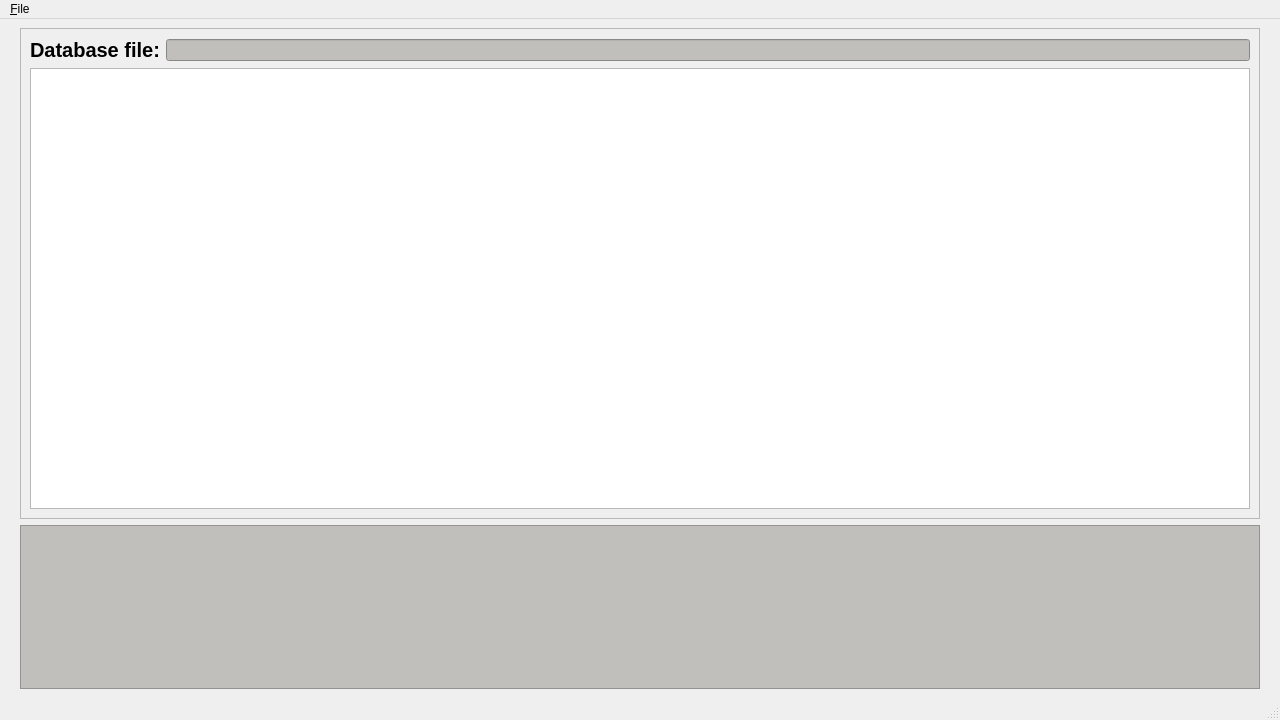
<?xml version="1.0" encoding="UTF-8"?>
<ui version="4.0">
 <class>MainWindow</class>
 <widget class="QMainWindow" name="MainWindow">
  <property name="geometry">
   <rect>
    <x>0</x>
    <y>0</y>
    <width>1280</width>
    <height>720</height>
   </rect>
  </property>
  <property name="minimumSize">
   <size>
    <width>1280</width>
    <height>720</height>
   </size>
  </property>
  <property name="windowTitle">
   <string>CREDEX 0.1.2</string>
  </property>
  <widget class="QWidget" name="centralwidget">
   <layout class="QVBoxLayout" name="verticalLayout" stretch="3,1">
    <property name="leftMargin">
     <number>20</number>
    </property>
    <property name="rightMargin">
     <number>20</number>
    </property>
    <item>
     <widget class="QFrame" name="frame">
      <property name="frameShape">
       <enum>QFrame::Shape::StyledPanel</enum>
      </property>
      <property name="frameShadow">
       <enum>QFrame::Shadow::Raised</enum>
      </property>
      <layout class="QVBoxLayout" name="verticalLayout_2" stretch="0,1">
       <property name="rightMargin">
        <number>9</number>
       </property>
       <item>
        <layout class="QHBoxLayout" name="filePathLayout">
         <item>
          <widget class="QLabel" name="pathLabel">
           <property name="font">
            <font>
             <pointsize>15</pointsize>
             <italic>false</italic>
             <bold>true</bold>
            </font>
           </property>
           <property name="text">
            <string>Database file:</string>
           </property>
          </widget>
         </item>
         <item>
          <widget class="QLineEdit" name="pathLineEdit">
           <property name="styleSheet">
            <string notr="true">background-color: rgb(192, 191, 188);
color: rgb(0, 0, 0);</string>
           </property>
           <property name="readOnly">
            <bool>true</bool>
           </property>
          </widget>
         </item>
        </layout>
       </item>
       <item>
        <layout class="QVBoxLayout" name="credentialsLayout">
         <item>
          <widget class="QListWidget" name="listWidget"/>
         </item>
        </layout>
       </item>
      </layout>
     </widget>
    </item>
    <item>
     <widget class="QTextEdit" name="logTextEdit">
      <property name="styleSheet">
       <string notr="true">background-color: rgb(192, 191, 188);
color: rgb(0, 0, 0);</string>
      </property>
      <property name="readOnly">
       <bool>true</bool>
      </property>
     </widget>
    </item>
   </layout>
  </widget>
  <widget class="QMenuBar" name="menubar">
   <property name="geometry">
    <rect>
     <x>0</x>
     <y>0</y>
     <width>1280</width>
     <height>20</height>
    </rect>
   </property>
   <widget class="QMenu" name="menu_File">
    <property name="title">
     <string>&amp;File</string>
    </property>
    <addaction name="action_New"/>
    <addaction name="action_Open"/>
    <addaction name="action_Save"/>
    <addaction name="actionSave_As"/>
    <addaction name="action_Close"/>
    <addaction name="action_Exit"/>
   </widget>
   <addaction name="menu_File"/>
  </widget>
  <widget class="QStatusBar" name="statusbar"/>
  <action name="action_New">
   <property name="text">
    <string>&amp;New</string>
   </property>
   <property name="shortcut">
    <string>Ctrl+N</string>
   </property>
  </action>
  <action name="action_Open">
   <property name="text">
    <string>&amp;Open</string>
   </property>
   <property name="shortcut">
    <string>Ctrl+O</string>
   </property>
  </action>
  <action name="action_Close">
   <property name="text">
    <string>&amp;Close</string>
   </property>
   <property name="shortcut">
    <string>Ctrl+W</string>
   </property>
  </action>
  <action name="action_Exit">
   <property name="text">
    <string>&amp;Exit</string>
   </property>
   <property name="shortcut">
    <string>Ctrl+Q</string>
   </property>
  </action>
  <action name="action_Save">
   <property name="text">
    <string>&amp;Save</string>
   </property>
   <property name="shortcut">
    <string>Ctrl+S</string>
   </property>
  </action>
  <action name="actionSave_As">
   <property name="text">
    <string>Save As</string>
   </property>
   <property name="shortcut">
    <string>Ctrl+Shift+S</string>
   </property>
  </action>
 </widget>
 <resources/>
 <connections/>
</ui>
